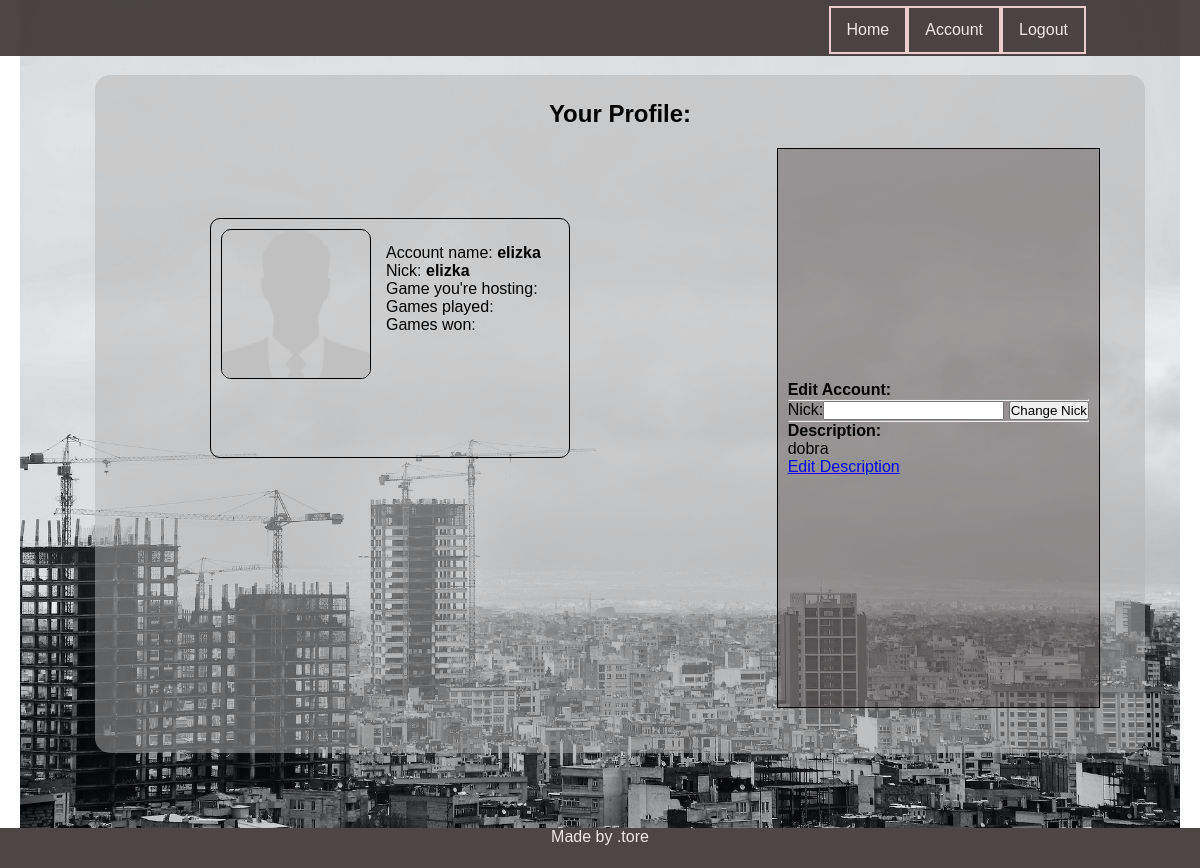
/player/account/dottore=pusty (signed in), run on an earlier commit of the app's database.
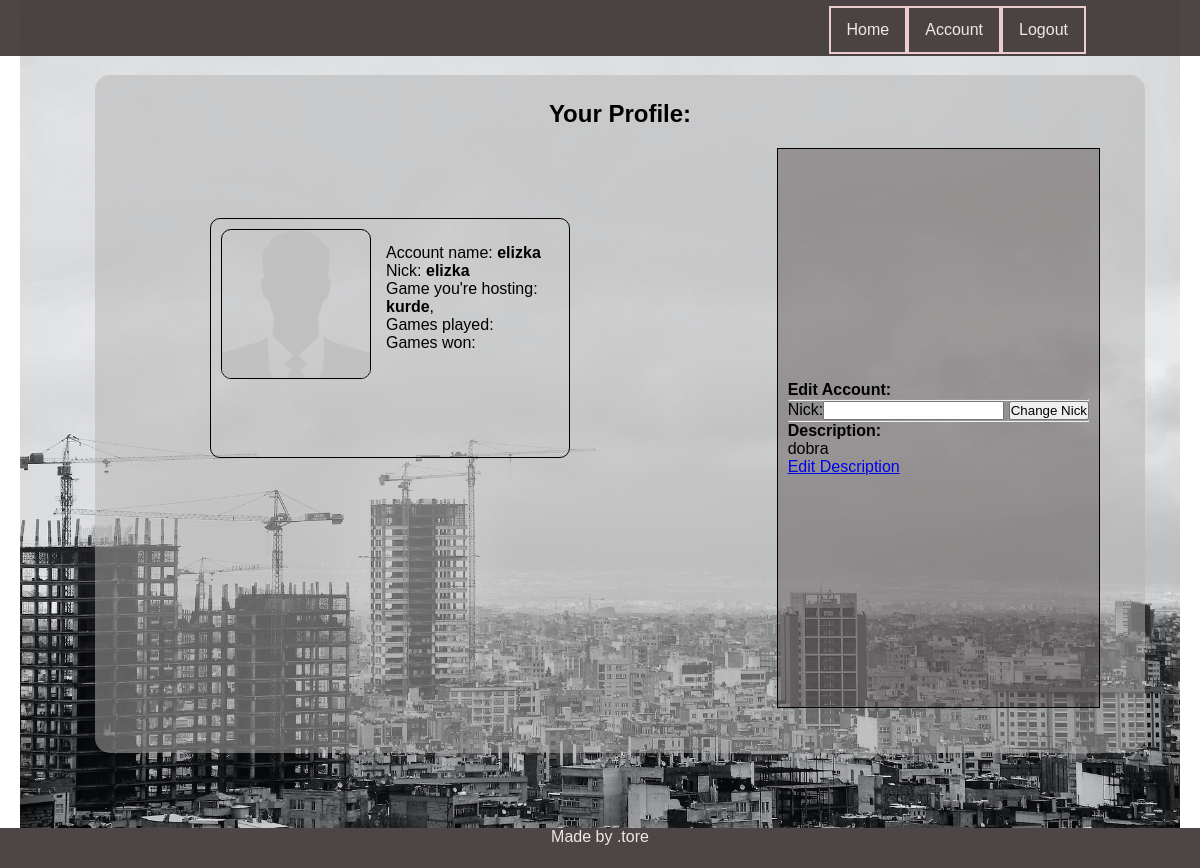
And on a later commit of the database.
### game/models.py (models this page shows, shortened)
class Game(models.Model):
    name = models.CharField(max_length=150)
    host = models.CharField(max_length=10)
    config = models.ForeignKey(Config, on_delete=models.CASCADE, related_name='game_config', blank=True, null=True)
    is_played = models.BooleanField(default=False)
    max_players = models.IntegerField(default=4)
    who_is_ready = models.ManyToManyField(Player, related_name="guys_ready", blank=True)
    who_is_playing = models.ManyToManyField(Player, related_name="guys_playing", blank=True)
    turn = models.IntegerField(default=1)
    turn_of_player = models.ForeignKey(Player, on_delete=models.CASCADE, related_name='czyja_tura', blank=True,
                                       null=True)

### player/views.py (the view)
# urls.py: path('account/<str:acc>=<str:notif>', account, name="player_account"),
@login_required
def account(request, acc, notif):
    usr = request.user
    player = Player.objects.get(parent=usr.username)
    form = ChangeNick
    hs = Game.objects.filter(host=player.nick)
    hs_nr = hs.count()
    desc = player.description
    args = {'player': player, 'form': form, 'games': hs , 'games_nr': hs_nr, 'description': desc}
    return render(request, 'player/player_account.html', args)

### player/models.py (called while the page is built)
    def __str__(self):
        return self.nick

### templates/player/player_account.html (shortened to what this page needs)
{% extends 'base.html' %}
{% load static %}
{% block css %}
<link rel="stylesheet" href="{% static 'css/account.css' %}">
{% endblock %}
{% block content %}
<h1 class="main_heading">Your Profile:</h1>
<div class="acc_content">
    <section class="acc_data">
        <img class="userImage" src="{%static 'img/placeholder.png'%}" alt="">
            <ul class = "acc_list">
                <li>Account name:<strong> {{user.username}}</strong></li>
                <li>Nick: <strong>{{player}}</strong></li>
                <li>
                    Game you're hosting:{% for g in games %}
                    <strong>{{g.name}}</strong>,
                    {% endfor %}
                </li>
                <li>Games played:</li>
                <li>Games won:</li>
            </ul>
    </section>
    <section class="acc_edit">
        <h4>Edit Account:</h4>
        <hr>
        {{form}}
            <button type = 'submit' name="create" value = 'ok'>Change Nick</button>
            <hr>
            <h4> Description:</h4>
            <p>
                {{description}}
            </p>
            <a href='{% url "edit_description" user.username%}'>Edit Description</a>
</section>
</div>
{% endblock %}

What changed in the data, as far as the page shows it:
added Game: name "kurde"
